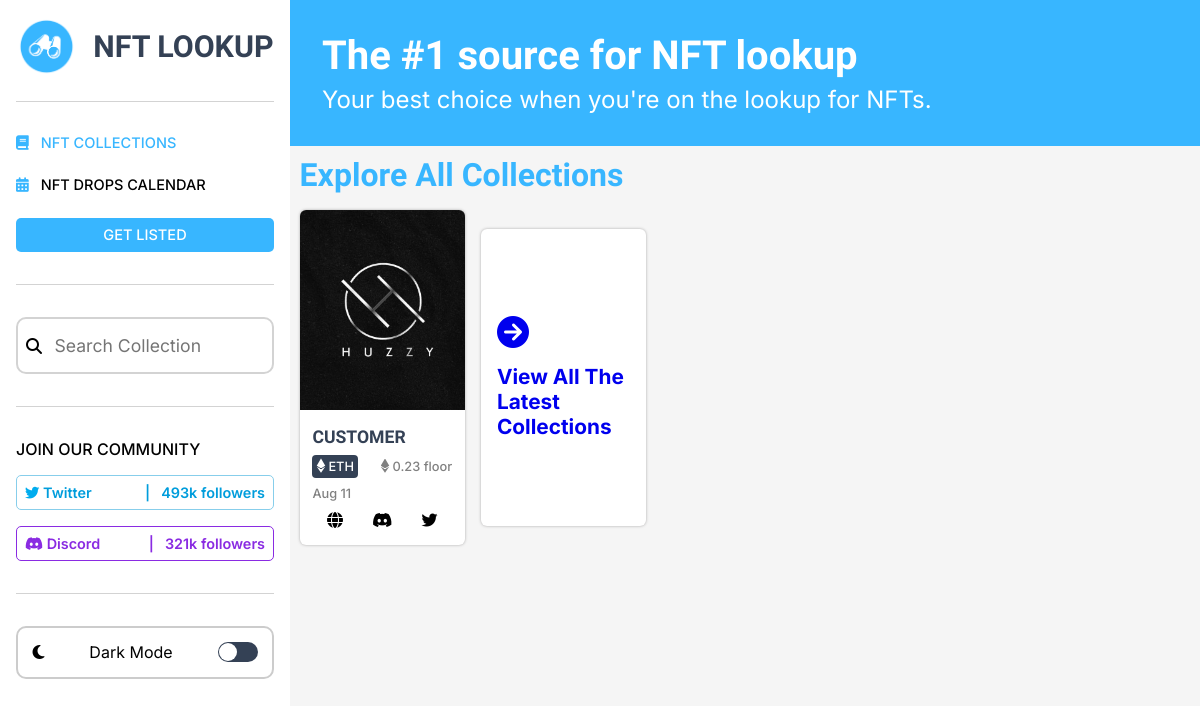
Screenshot of /all with the database file from the repository.
### core/models.py (models this page shows, shortened)
class Settings(models.Model):
    logo = models.ImageField(upload_to = 'logo/', default = 'default.png')
    trade_mark = models.CharField(max_length = 225, default='NFT LOOKUP')
    title = models.CharField(max_length=1000, default="The #1 source for NFT lookup")
    slogan = models.TextField(default="Your best choice when you're on the lookup for NFTs.")
    class Meta:
        verbose_name = 'Setting'

class Statistics(models.Model):
    twitter = models.CharField(max_length=30, default="493k",
                               help_text="Simply update to current figure. add K for thousand or M for million at the end.")
    discord = models.CharField(max_length=30, default="321k",
                               help_text="Simply update to current figure. add K for thousand or M for million at the end.")
    class Meta:
        verbose_name = "Statistic"

### rarenfts/models.py (models this page shows, shortened)
class Collection (models.Model):
    SOLANA = 'SOL'
    ETHEREUM = 'ETH'
    BINANCE_SMART_CHAIN = 'BSC'
    MATIC = 'MATIC'
    NETWORK = (
        ('Null', 'Null'),
        (SOLANA, 'SOLANA'),
        (ETHEREUM, 'ETHEREUM'),
        (BINANCE_SMART_CHAIN, 'BSC'),
        (MATIC, 'MATIC')
    )
    LISTING_TYPE = (('free', 'free'), ('paid', 'paid'))
    name = models.CharField(max_length=255)
    guid = models.UUIDField(default=uuid4, unique=True, editable=False)
    network = models.CharField(max_length=255, choices=NETWORK, default=ETHEREUM)
    floor_price = models.DecimalField(
        max_digits=6, decimal_places=2, null=True, blank=True, default=0)
    volume = models.PositiveIntegerField(default=0, null=True, blank=True)
    date = models.DateField()
    discord = models.URLField(max_length=550, null=True, blank=True)
    twitter = models.URLField(max_length=550, null=True, blank=True)
    website = models.URLField(max_length=550, null=True, blank=True)
    listing_type = models.CharField(
        max_length=10, choices=LISTING_TYPE, default='free')
    verification = models.BooleanField(default=False, verbose_name="approve",
                                       help_text="Only approved collections will be visible on the list page")
    featured = models.BooleanField(
        default=False, help_text='Toggle this option to make a collection display as featured')
    created_on = models.DateTimeField(auto_now_add=True)
    updated_on = models.DateTimeField(auto_now=True)

class NFT (models.Model):
    image = models.ImageField(upload_to=get_media_paths)
    collection = models.OneToOneField(
        Collection, on_delete=models.CASCADE, related_name='images')

### rarenfts/views.py (the view)
# urls.py: path('all', all_collections, name='all'),
def all_collections(request):
    verified_collections = Collection.objects.filter(
        verification=True, featured=False).prefetch_related('images').order_by('-created_on')
    featured_collections = Collection.objects.filter(
        featured=True, verification=True).prefetch_related('images').order_by('-created_on')
    stats, created = Statistics.objects.get_or_create(id=1)
    context = {
        'collections': verified_collections,
        'stats': stats,
        'featured': featured_collections
    }
    context['settings'] = Settings.objects.first()
    return render(request, 'all_collections.html', context)

### templates/all_collections.html
{% extends 'base.html' %}
{% load static %}
{% block heading %}
<div class="heading">
    <h1>
        Explore all collections
    </h1>
</div>
{% endblock heading %}

### templates/base.html (shortened to what this page needs)
{% load static %}
<!DOCTYPE html>
<html lang="en">
<head>
    <link rel="stylesheet" href="{% static 'izi/notify/dist/css/iziToast.min.css' %}">
    <link rel="stylesheet" href="{% static 'style.css' %}">
    <link rel="stylesheet" href="{% static 'media.css' %}">
    <link class="jsbin" href="http://ajax.googleapis.com/ajax/libs/jqueryui/1/themes/base/jquery-ui.css"
        rel="stylesheet" type="text/css" />
    <link rel="stylesheet" href="https://cdnjs.cloudflare.com/ajax/libs/font-awesome/6.1.2/css/all.min.css"
 />
</head>
<body>
    <div class="website">
        <div class="left">
            <div class="logo">
                {% if settings %}
                <img src="{{settings.logo.url}}" alt="logo">
                <h1>
                    {{settings.trade_mark}}
                </h1>
                {% endif %}
            </div>
            <div class="links " id="links">
                <a href="{% url 'index' %}" class="linknav active">
                    <i class="fa-solid fa-book"></i>
                    NFT COLLECTIONS
                </a>
                <a href="{% url 'calendar' %}" class="linknav">
                    <i class="fa-solid fa-calendar-days"></i>
                    NFT DROPS CALENDAR
                </a>
                <a href="#" class="btn" id="listing">
                    GET LISTED
                </a>
            </div>
            <div class="search">
                <form action="{% url 'search' %}" method="post" id="search">
                    <div class="input">
                        <i class="fa-solid fa-magnifying-glass"></i>
                        <input type="text" placeholder="Search Collection" name="search_key">
                    </div>
                </form>
            </div>
            <div class="social">
                <p>JOIN OUR COMMUNITY</p>
                <div class="icons">
                    <div class="icon twitter">
                        <a href="https://twitter.com" target="_blank">
                            <div class="linktxt">
                                <div>
                                    <i class="fa-brands fa-twitter"></i>
                                    Twitter
                                </div>
                                <div>
                                    | &nbsp; {{stats.twitter}} followers
                                </div>
                            </div>
                        </a>
                    </div>
                    <div class="icon discord">
                        <a href="https://discord.com" target="_blank">
                            <div class="linktxt">
                                <div>
                                    <i class="fa-brands fa-discord"></i>
                                    Discord
                                </div>
                                <div>
                                    | &nbsp; {{stats.discord}} followers
                                </div>
                            </div>
                        </a>
                    </div>
                </div>
            </div>
            <div class="darkmode">
                <i class="fa-solid fa-moon"></i>
                <div>
                    <p><span class="moodname">Dark</span> Mode</p>
                </div>
                <label class="switch">
                    <span class="slider"></span>
                </label>
            </div>
        </div>
        <div class="right">
            <div class="top">
                {% if settings %}
                <h1>
                    {{settings.title}}
                </h1>
                <p>
                    {{settings.slogan}}
                </p>
                {% else %}
                <h1>
                    The #1 source for NFT lookout
                </h1>
                <p>
                    Your best choice when you're on the lookout for NFTs. </p>
                {% endif %}
            </div>
            <div class="items">
                {% block heading %}
                {% endblock heading %}
                <div class="content">
                    {% for collection in collections %}
                    <div class="item">
                        <img src={{collection.images.image.url}} id="item-cover"  alt="">
                        <div class="txt">
                            <h1>
                                {{collection.name|upper}}
                            </h1>
                            <div class="line">
                                {% if collection.network == 'BSC' %}
                                <div class="lft matic bsc">
                                    <img src="{% static 'assets/bsc.png' %}" alt="">
                                    BSC
                                </div>
                                {% elif collection.network == 'ETH'%}
                                <div class="lft bgblk">
                                    <i class="fa-brands fa-ethereum"></i>
                                    ETH
                                </div>
                                {% elif collection.network == 'SOL'%}
                                <div class="lft bgbl">
                                    <img src="{% static 'assets/solana-sol-logo.svg' %}" alt="">
                                    SOL
                                </div>
                                {% elif collection.network == 'MATIC'%}
                                <div class="lft matic">
                                    <img src="{% static 'assets/polygon-matic-logo.svg' %}" alt="">
                                    MATIC
                                </div>
                                {% endif %}
                                <div class="rit">
                                    {% if collection.network == 'BSC' %}
                                    <img src="{% static 'assets/bsc.png' %}" class="icon-img" alt="">
                                {% elif collection.network == 'ETH'%}
                                    <i class="fa-brands fa-ethereum"></i>
                                {% elif collection.network == 'SOL'%}
                                <img src="{% static 'assets/solana-sol-logo-black.svg' %}"  class="icon-img" alt="">
                                {% elif collection.network == 'MATIC'%}
                                    <img src="{% static 'assets/polygon-matic-logo-black.svg' %}" class="icon-img" alt="">
                                {% endif %}
                                    {{collection.floor_price}} floor
                                </div>
                            </div>
                            <div class="line">
                                <div class="lft">
                                    {{collection.date|date:"M d"}}
                                </div>
                            </div>
                            <div class="social-icons">
                                <a href="{{collection.website}}" id="linkrev" target="_blank">
                                    <i class="fa-solid fa-globe"></i>
                                </a>
                                <a href="{{collection.discord}}" id="disprev" target="_blank">
                                    <i class="fa-brands fa-discord"></i>
                                </a>
                                <a href="{{collection.twitter}}" id="twtprev" target="_blank">
                                    <i class="fa-brands fa-twitter"></i>
                                </a>
                            </div>
                        </div>
                    </div>
                    {% endfor %}
                    <a href="{%url 'all' %}">
                        <div class="view-all">
                            <i class="text-3xl mb-1 fas fa-arrow-circle-right"></i>
                            <h1>View All The <br> Latest Collections</h1>
                        </div>
                    </a>
                </div>
            </div>
        </div>
    </div>
</body>
</html>

### rows the page displays
Settings: logo (placeholder picture), trade_mark "NFT LOOKUP", title "The #1 source for NFT lookup", slogan "Your best choice when you're on the lookup for NFTs."
Statistics: twitter "493k", discord "321k"
Collection: images.image (picture), name "CUSTOMER", network "ETH" (drawn), floor_price "0.23", date "Aug 11"
